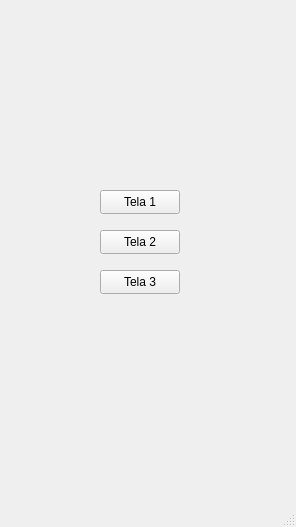
<?xml version="1.0" encoding="UTF-8"?>
<ui version="4.0">
 <class>MainWindow</class>
 <widget class="QMainWindow" name="MainWindow">
  <property name="geometry">
   <rect>
    <x>0</x>
    <y>0</y>
    <width>296</width>
    <height>527</height>
   </rect>
  </property>
  <property name="windowTitle">
   <string>MainWindow</string>
  </property>
  <widget class="QWidget" name="centralwidget">
   <widget class="QPushButton" name="pushButton_1">
    <property name="geometry">
     <rect>
      <x>100</x>
      <y>190</y>
      <width>80</width>
      <height>24</height>
     </rect>
    </property>
    <property name="text">
     <string>Tela 1</string>
    </property>
   </widget>
   <widget class="QPushButton" name="pushButton_2">
    <property name="geometry">
     <rect>
      <x>100</x>
      <y>230</y>
      <width>80</width>
      <height>24</height>
     </rect>
    </property>
    <property name="text">
     <string>Tela 2</string>
    </property>
   </widget>
   <widget class="QPushButton" name="pushButton_3">
    <property name="geometry">
     <rect>
      <x>100</x>
      <y>270</y>
      <width>80</width>
      <height>24</height>
     </rect>
    </property>
    <property name="text">
     <string>Tela 3</string>
    </property>
   </widget>
  </widget>
  <widget class="QMenuBar" name="menubar">
   <property name="geometry">
    <rect>
     <x>0</x>
     <y>0</y>
     <width>296</width>
     <height>21</height>
    </rect>
   </property>
  </widget>
  <widget class="QStatusBar" name="statusbar"/>
 </widget>
 <resources/>
 <connections/>
</ui>
